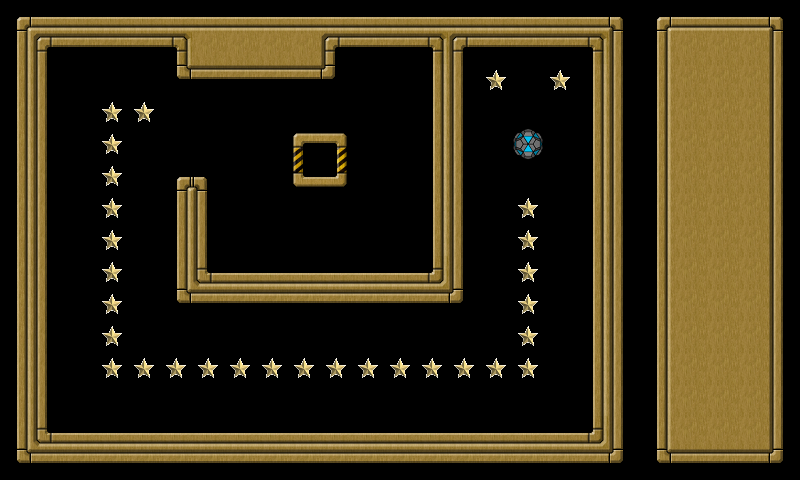

A 2D game scene composited from a Tiled map and its tileset images. What follows is a short description and the map's XML, with each tile layer's data collapsed to a summary:
An orthogonal 25x15 tile map with 32x32 px tiles, 3 tile layers (background, extra, controlpanel), 3 tilesets and 40 objects (wall001, wall002, wall003, wall004, wall005, ...).

<map version="1.0" orientation="orthogonal" width="25" height="15" tilewidth="32" tileheight="32">
 <tileset firstgid="1" name="tileset" tilewidth="32" tileheight="32">
  <image source="tileset.png" width="160" height="448" />
 </tileset>
 <tileset firstgid="71" name="goodball" tilewidth="32" tileheight="32">
  <image source="goodball.png" width="32" height="32" />
 </tileset>
 <tileset firstgid="72" name="star" tilewidth="32" tileheight="32">
  <image source="star.png" width="32" height="32" />
 </tileset>
 <layer name="background" width="20" height="15">
  <data>[300 cells, 300 non-empty, 19 distinct tile ids]</data>
 </layer>
 <layer name="extra" width="20" height="15">
  <data>[300 cells, 31 non-empty, 2 distinct tile ids]</data>
 </layer>
 <layer name="controlpanel" width="25" height="15">
  <data>[375 cells, 75 non-empty, 9 distinct tile ids]</data>
 </layer>
 <objectgroup name="objects" width="20" height="15">
  <object name="wall001" x="0" y="0" width="592" height="48">
   <properties>
    <property name="objClass" value="wall" />
   </properties>
  </object>
  <object name="wall002" x="48" y="432" width="592" height="48">
   <properties>
    <property name="objClass" value="wall" />
   </properties>
  </object>
  <object name="wall003" x="432" y="48" width="32" height="256">
   <properties>
    <property name="objClass" value="wall" />
   </properties>
  </object>
  <object name="wall004" x="0" y="48" width="48" height="432">
   <properties>
    <property name="objClass" value="wall" />
   </properties>
  </object>
  <object name="wall005" x="592" y="0" width="48" height="432">
   <properties>
    <property name="objClass" value="wall" />
   </properties>
  </object>
  <object name="wall006" x="176" y="48" width="160" height="32">
   <properties>
    <property name="objClass" value="wall" />
   </properties>
  </object>
  <object name="wall007" x="176" y="176" width="32" height="96">
   <properties>
    <property name="objClass" value="wall" />
   </properties>
  </object>
  <object name="wall008" x="176" y="272" width="256" height="32">
   <properties>
    <property name="objClass" value="wall" />
   </properties>
  </object>
  <object name="star001" x="520" y="200" width="16" height="16">
   <properties>
    <property name="objClass" value="star" />
   </properties>
  </object>
  <object name="star002" x="520" y="232" width="16" height="16">
   <properties>
    <property name="objClass" value="star" />
   </properties>
  </object>
  <object name="star003" x="520" y="264" width="16" height="16">
   <properties>
    <property name="objClass" value="star" />
   </properties>
  </object>
  <object name="star004" x="520" y="296" width="16" height="16">
   <properties>
    <property name="objClass" value="star" />
   </properties>
  </object>
  <object name="star005" x="520" y="328" width="16" height="16">
   <properties>
    <property name="objClass" value="star" />
   </properties>
  </object>
  <object name="star006" x="488" y="360" width="16" height="16">
   <properties>
    <property name="objClass" value="star" />
   </properties>
  </object>
  <object name="star007" x="456" y="360" width="16" height="16">
   <properties>
    <property name="objClass" value="star" />
   </properties>
  </object>
  <object name="star008" x="424" y="360" width="16" height="16">
   <properties>
    <property name="objClass" value="star" />
   </properties>
  </object>
  <object name="star009" x="392" y="360" width="16" height="16">
   <properties>
    <property name="objClass" value="star" />
   </properties>
  </object>
  <object name="star010" x="360" y="360" width="16" height="16">
   <properties>
    <property name="objClass" value="star" />
   </properties>
  </object>
  <object name="star011" x="328" y="360" width="16" height="16">
   <properties>
    <property name="objClass" value="star" />
   </properties>
  </object>
  <object name="star012" x="296" y="360" width="16" height="16">
   <properties>
    <property name="objClass" value="star" />
   </properties>
  </object>
  <object name="star013" x="264" y="360" width="16" height="16">
   <properties>
    <property name="objClass" value="star" />
   </properties>
  </object>
  <object name="star014" x="232" y="360" width="16" height="16">
   <properties>
    <property name="objClass" value="star" />
   </properties>
  </object>
  <object name="star015" x="200" y="360" width="16" height="16">
   <properties>
    <property name="objClass" value="star" />
   </properties>
  </object>
  <object name="star016" x="168" y="360" width="16" height="16">
   <properties>
    <property name="objClass" value="star" />
   </properties>
  </object>
  <object name="star017" x="136" y="360" width="16" height="16">
   <properties>
    <property name="objClass" value="star" />
   </properties>
  </object>
  <object name="star018" x="104" y="328" width="16" height="16">
   <properties>
    <property name="objClass" value="star" />
   </properties>
  </object>
  <object name="star019" x="104" y="296" width="16" height="16">
   <properties>
    <property name="objClass" value="star" />
   </properties>
  </object>
  <object name="star020" x="104" y="264" width="16" height="16">
   <properties>
    <property name="objClass" value="star" />
   </properties>
  </object>
  <object name="star021" x="104" y="232" width="16" height="16">
   <properties>
    <property name="objClass" value="star" />
   </properties>
  </object>
  <object name="star022" x="104" y="200" width="16" height="16">
   <properties>
    <property name="objClass" value="star" />
   </properties>
  </object>
  <object name="star023" x="104" y="168" width="16" height="16">
   <properties>
    <property name="objClass" value="star" />
   </properties>
  </object>
  <object name="star024" x="104" y="136" width="16" height="16">
   <properties>
    <property name="objClass" value="star" />
   </properties>
  </object>
  <object name="star025" x="104" y="104" width="16" height="16">
   <properties>
    <property name="objClass" value="star" />
   </properties>
  </object>
  <object name="star026" x="136" y="104" width="16" height="16">
   <properties>
    <property name="objClass" value="star" />
   </properties>
  </object>
  <object name="star027" x="104" y="360" width="16" height="16">
   <properties>
    <property name="objClass" value="star" />
   </properties>
  </object>
  <object name="star028" x="520" y="360" width="16" height="16">
   <properties>
    <property name="objClass" value="star" />
   </properties>
  </object>
  <object name="star029" x="488" y="72" width="16" height="16">
   <properties>
    <property name="objClass" value="star" />
   </properties>
  </object>
  <object name="star030" x="552" y="72" width="16" height="16">
   <properties>
    <property name="objClass" value="star" />
   </properties>
  </object>
  <object name="goal001" x="312" y="152" width="16" height="16">
   <properties>
    <property name="objClass" value="goal" />
   </properties>
   <ellipse />
  </object>
  <object name="goodball001" x="514" y="130" width="29" height="29">
   <properties>
    <property name="objClass" value="goodball" />
   </properties>
   <ellipse />
  </object>
 </objectgroup>
</map>
